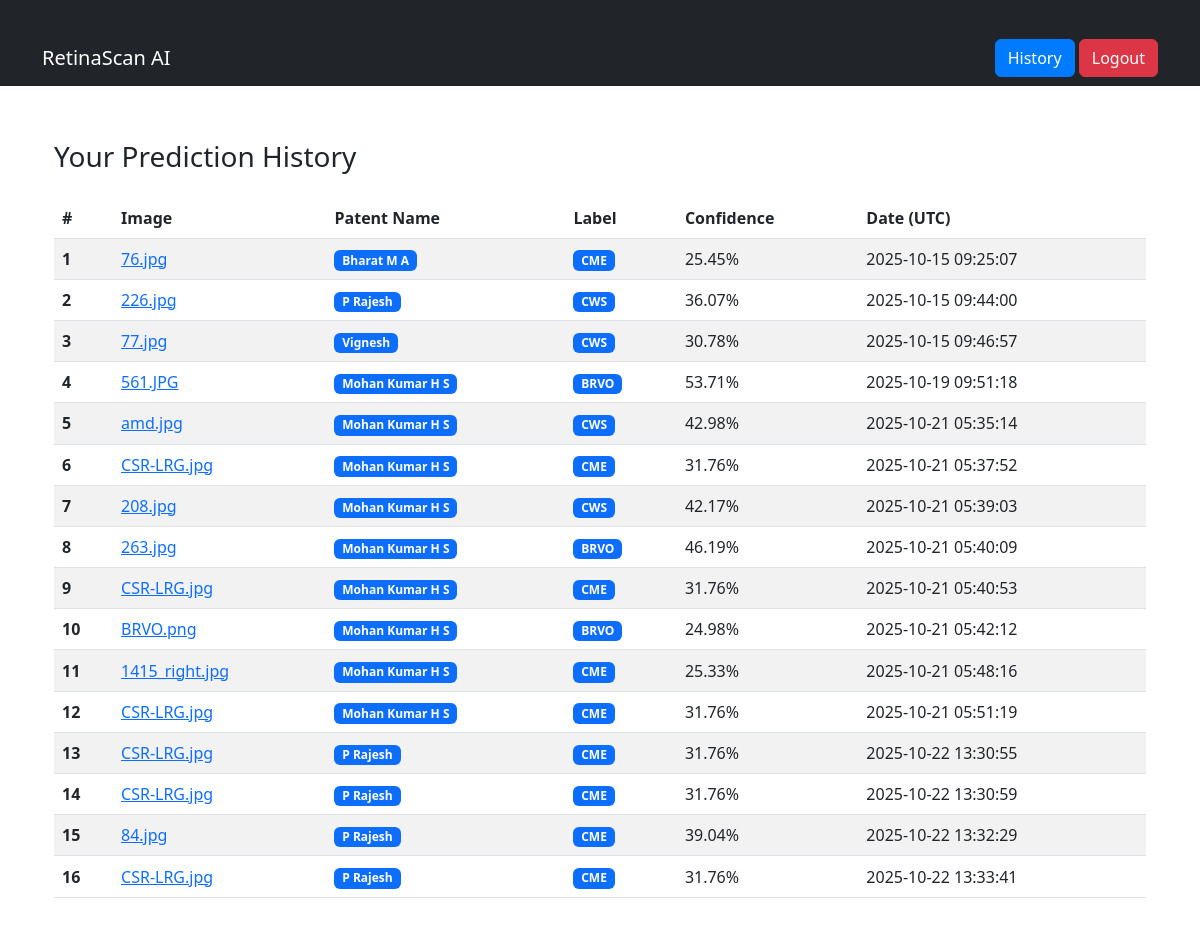
The app's page /history (signed in) with its own data.
### database.py (models this page shows)
class Prediction(db.Model):
    id = db.Column(db.Integer, primary_key=True)
    user_id = db.Column(db.Integer, db.ForeignKey('user.id'), nullable=False)
    pname=db.Column(db.String(255), nullable=False)
    filename = db.Column(db.String(255), nullable=False)
    label = db.Column(db.String(100), nullable=False)
    confidence = db.Column(db.Float, nullable=False)
    date = db.Column(db.DateTime, default=datetime.utcnow)
    user = db.relationship('User', backref=db.backref('predictions', lazy=True))

### app.py (the view)
@app.route('/history')
@login_required
def history():
    user_predictions = Prediction.query.filter_by(user_id=current_user.id).all()
    return render_template('history.html', predictions=user_predictions)

### app.py (called while the page is built)
@login_manager.user_loader
def load_user(user_id):
    return User.query.get(int(user_id))

### templates/history.html (shortened to what this page needs)
{% extends "base.html" %}
{% block content %}
<div class="container py-4">
  <div class="d-flex align-items-center mb-4">
    <h3 class="mb-0">Your Prediction History</h3>
  </div>
  {% if predictions and predictions|length > 0 %}
  <div class="table-responsive">
    <table class="table table-striped align-middle">
      <thead>
        <tr>
          <th scope="col">#</th>
          <th scope="col">Image</th>
          <th scope="col">Patent Name</th>
          <th scope="col">Label</th>
          <th scope="col">Confidence</th>
          <th scope="col">Date (UTC)</th>
        </tr>
      </thead>
      <tbody>
        {% for p in predictions %}
        <tr>
          <th scope="row">{{ loop.index }}</th>
          <td>
            {% if p.filename %}
              <a href="{{ url_for('static', filename='uploads/' ~ p.filename) }}" target="_blank" rel="noopener">
                {{ p.filename }}
              </a>
            {% else %}
              —
            {% endif %}
          </td>
          <td><span class="badge bg-primary">{{ p.pname }}</span></td>
          <td><span class="badge bg-primary">{{ p.label }}</span></td>
          <td>{{ '{:.2f}%'.format(p.confidence * 100 if p.confidence <= 1 else p.confidence) }}</td>
          <td>{{ p.date.strftime('%Y-%m-%d %H:%M:%S') if p.date else '—' }}</td>
        </tr>
        {% endfor %}
      </tbody>
    </table>
  </div>
  {% else %}
    <div class="alert alert-info" role="alert">
      No predictions yet. Go to <a href="{{ url_for('predict') }}">Predict</a> to upload an image.
    </div>
  {% endif %}
</div>
{% endblock %}

### templates/base.html (shortened to what this page needs)
<!DOCTYPE html>
<html>
<head>
    <link rel="stylesheet" href="{{ url_for('static', filename='styles.css') }}">
    <link rel="stylesheet" href="https://cdn.jsdelivr.net/npm/bootstrap@5.3.0/dist/css/bootstrap.min.css">
</head>
<body>
    <nav class="navbar navbar-expand-lg navbar-dark bg-dark">
        <div class="container">
            <a class="navbar-brand" href="{{ url_for('index') }}">RetinaScan AI</a>
            <div>
                {% if current_user.is_authenticated %}
                    <a class="btn btn-primary" href="{{ url_for('history') }}">History</a>
                    <a class="btn btn-danger" href="{{ url_for('logout') }}">Logout</a>
                {% else %}
                    <a class="btn btn-primary" href="{{ url_for('index') }}">Home</a>
                    <a class="btn btn-success" href="{{ url_for('login') }}">Login</a>
                    <a class="btn btn-primary" href="{{ url_for('register') }}">Register</a>
                {% endif %}
            </div>
        </div>
    </nav>
    <div class="container mt-4">
        {% block content %}{% endblock %}
    </div>
</body>
</html>

### static/styles.css (style rules this page uses)
body { background: #f8f9fa; }
.container { margin-top: 30px; }

### templates/base.html (style rules this page uses)
.btn-primary { color: #fff; background-color: #007bff; border-color: #007bff; }

### records on screen
Prediction: filename "76.jpg", pname "Bharat M A", label "CME", p.confidence*100ifp.confidence<=1elsep.confidence "25.45%", date "2025-10-15 09:25:07"
Prediction: filename "226.jpg", pname "P Rajesh", label "CWS", p.confidence*100ifp.confidence<=1elsep.confidence "36.07%", date "2025-10-15 09:44:00"
Prediction: filename "77.jpg", pname "Vignesh", label "CWS", p.confidence*100ifp.confidence<=1elsep.confidence "30.78%", date "2025-10-15 09:46:57"
Prediction: filename "561.JPG", pname "Mohan Kumar H S", label "BRVO", p.confidence*100ifp.confidence<=1elsep.confidence "53.71%", date "2025-10-19 09:51:18"
Prediction: filename "amd.jpg", pname "Mohan Kumar H S", label "CWS", p.confidence*100ifp.confidence<=1elsep.confidence "42.98%", date "2025-10-21 05:35:14"
Prediction: filename "CSR-LRG.jpg", pname "Mohan Kumar H S", label "CME", p.confidence*100ifp.confidence<=1elsep.confidence "31.76%", date "2025-10-21 05:37:52"
Prediction: filename "208.jpg", pname "Mohan Kumar H S", label "CWS", p.confidence*100ifp.confidence<=1elsep.confidence "42.17%", date "2025-10-21 05:39:03"
Prediction: filename "263.jpg", pname "Mohan Kumar H S", label "BRVO", p.confidence*100ifp.confidence<=1elsep.confidence "46.19%", date "2025-10-21 05:40:09"
Prediction: filename "CSR-LRG.jpg", pname "Mohan Kumar H S", label "CME", p.confidence*100ifp.confidence<=1elsep.confidence "31.76%", date "2025-10-21 05:40:53"
Prediction: filename "BRVO.png", pname "Mohan Kumar H S", label "BRVO", p.confidence*100ifp.confidence<=1elsep.confidence "24.98%", date "2025-10-21 05:42:12"
Prediction: filename "1415_right.jpg", pname "Mohan Kumar H S", label "CME", p.confidence*100ifp.confidence<=1elsep.confidence "25.33%", date "2025-10-21 05:48:16"
Prediction: filename "CSR-LRG.jpg", pname "Mohan Kumar H S", label "CME", p.confidence*100ifp.confidence<=1elsep.confidence "31.76%", date "2025-10-21 05:51:19"
Prediction: filename "CSR-LRG.jpg", pname "P Rajesh", label "CME", p.confidence*100ifp.confidence<=1elsep.confidence "31.76%", date "2025-10-22 13:30:55"
Prediction: filename "CSR-LRG.jpg", pname "P Rajesh", label "CME", p.confidence*100ifp.confidence<=1elsep.confidence "31.76%", date "2025-10-22 13:30:59"
Prediction: filename "84.jpg", pname "P Rajesh", label "CME", p.confidence*100ifp.confidence<=1elsep.confidence "39.04%", date "2025-10-22 13:32:29"
Prediction: filename "CSR-LRG.jpg", pname "P Rajesh", label "CME", p.confidence*100ifp.confidence<=1elsep.confidence "31.76%", date "2025-10-22 13:33:41"
